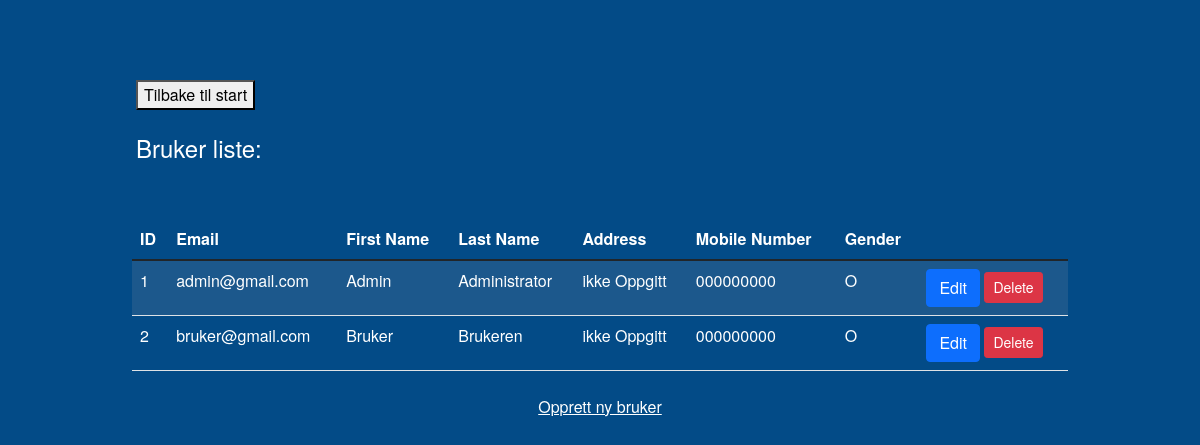
The page /views/userLogic/brukerOversikt.php (signed in) on the database its author committed.
### tables this page shows
CREATE TABLE `profil` (
  `brukerId` int(11) NOT NULL,
  `navn` varchar(50) NOT NULL,
  `etternavn` varchar(50) NOT NULL,
  `adresse` varchar(100) DEFAULT NULL,
  `mobilNummer` varchar(15) DEFAULT NULL,
  `kjonn` enum('M','F','O') DEFAULT NULL
);

CREATE TABLE `bruker` (
  `id` int(11) NOT NULL,
  `epost` varchar(100) NOT NULL,
  `passord` varchar(500) NOT NULL,
  `opprettet` datetime DEFAULT current_timestamp(),
  `rolleId` int(11) DEFAULT 1,
  `locked_until` datetime DEFAULT NULL
);

### service/userService.inc.php (called while the page is built, shortened)
<?php
require_once __DIR__ . "/../inc/config.inc.php";
function getAllUsers() {
    global $conn;
    $sql = "SELECT b.id, b.epost, p.navn, p.etternavn, p.adresse, p.mobilNummer, p.kjonn
            FROM Bruker b LEFT JOIN Profil p ON b.id = p.brukerId";
    $result = mysqli_query($conn, $sql);
    return mysqli_fetch_all($result, MYSQLI_ASSOC);
}

### views/userLogic/brukerOversikt.php (the view, shortened to what this page needs)
<?php
include "../../service/userService.inc.php";
$users = getAllUsers();
?>
<!DOCTYPE html>
<html lang="en">
<head>
    <link href="https://cdn.jsdelivr.net/npm/bootstrap@5.1.3/dist/css/bootstrap.min.css" rel="stylesheet">
    <link rel="stylesheet" href="../../css/bruker.css">
</head>
<body>
<div class="tilbakeKnapp">
    <a href="../../index.php">
        <button type="button">Tilbake til start</button>
        <br>
    </a>
    <br>
</div>
<h4>Bruker liste:</h4>
<div class="container mt-5">
    <table class="table table-striped">
        <thead>
            <tr>
                <th>ID</th>
                <th>Email</th>
                <th>First Name</th>
                <th>Last Name</th>
                <th>Address</th>
                <th>Mobile Number</th>
                <th>Gender</th>
            </tr>
        </thead>
        <tbody>
            <?php if (!empty($users)): ?>
                <?php foreach ($users as $user): ?>
                    <tr>
                        <td><?php echo $user['id']; ?></td>
                        <td><?php echo $user['epost']; ?></td>
                        <td><?php echo $user['navn']; ?></td>
                        <td><?php echo $user['etternavn']; ?></td>
                        <td><?php echo $user['adresse']; ?></td>
                        <td><?php echo $user['mobilNummer']; ?></td>
                        <td><?php echo $user['kjonn']; ?></td>
                        <td>
                            <a href="redigerBruker.php?id=<?php echo $user['id']; ?>" class="btn btn-primary">Edit</a>
                            <a href="slettBruker.php?id=<?php echo $user['id']; ?>" class="btn btn-danger btn-sm"
                               onclick="return confirm('Er du sikker på at du vil slette denne brukeren?');">Delete</a>
                        </td>
                    </tr>
                <?php endforeach; ?>
            <?php else: ?>
                <tr>
                    <td colspan="7" class="text-center">No users found</td>
                </tr>
            <?php endif; ?>
        </tbody>
    </table>
</div>
<div class="navbar">
    <a href="opprettBruker.php">Opprett ny bruker</a>
    <br>
</div>
</body>
</html>

### css/bruker.css (style rules this page uses)
body { background-color: rgb(3, 75, 135); color: white; min-height: 100vh; box-sizing: border-box; padding-top: 10vh; font-family: "HelveticaNeue-Light", "Helvetica Neue Light", "Helvetica Neue", Helvetica, Arial, "Lucida Grande", sans-serif; font-weight: 300; line-height: 1.5; max-width: 60rem; margin: 0 auto; font-size: 100%; display: flex; flex-direction: column; align-items: center; }
body, h2, p, a, th, td { color: white !important; }
table { color: white; }
.table-striped > tbody > tr:nth-of-type(odd) { background-color: rgba(255, 255, 255, 0.1); }
h4 { align-self: flex-start; margin-left: 1rem; }
.tilbakeKnapp { align-self: flex-start; margin-left: 1rem; }

### rows shown on the page
profil: brukerId "1", brukerId.epost "admin@gmail.com", navn "Admin", etternavn "Administrator", adresse "ikke Oppgitt", mobilNummer "000000000", kjonn "O"
profil: brukerId "2", brukerId.epost "bruker@gmail.com", navn "Bruker", etternavn "Brukeren", adresse "ikke Oppgitt", mobilNummer "000000000", kjonn "O"
